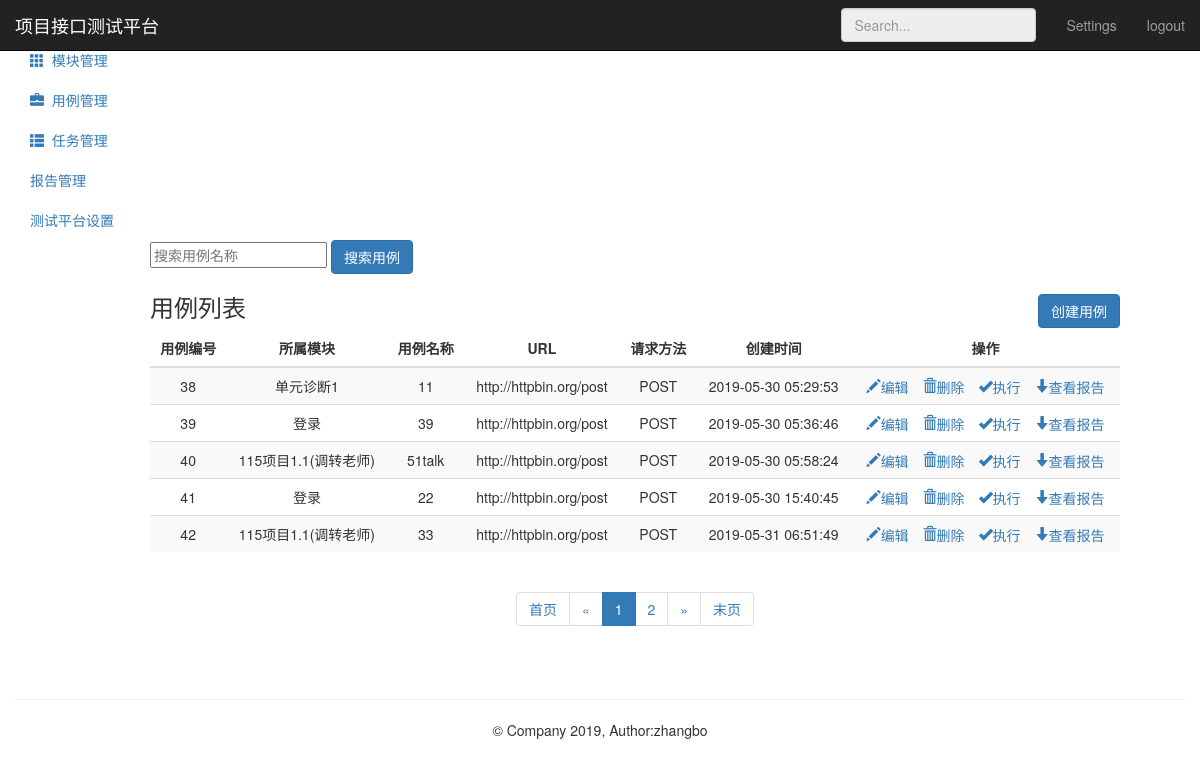
The app's page /testcase/ (signed in), older data.
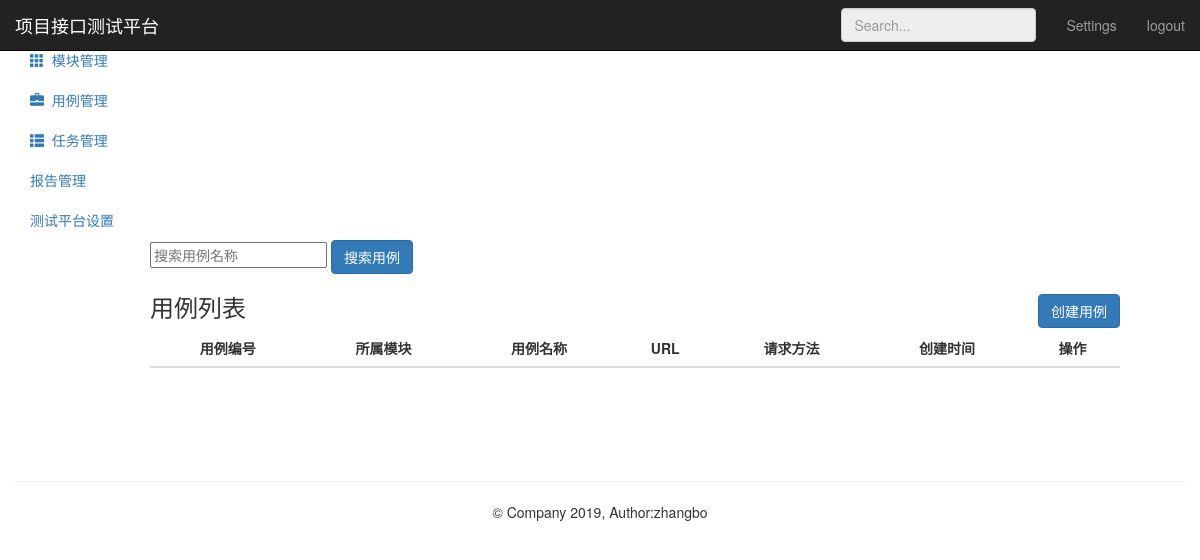
The same page, newer data.
### testcase_app/models.py (models this page shows, shortened)
class TestCase(models.Model):
      module = models.ForeignKey(Module,on_delete=models.CASCADE)
      name = models.CharField("名称",max_length=50,null=False)
      url = models.TextField("URL",null=False)
      method = models.IntegerField("请求方法",null=False)
      header = models.TextField("请求头",null=False)
      parameter_type = models.IntegerField("参数类型",null=False)
      parameter_body = models.TextField("参数内容",null=False)
      result = models.TextField("返回结果",null=False)
      assert_text = models.TextField("断言内容",null=False)
      assert_type = models.IntegerField("断言类型",null=False)
      create_time = models.DateTimeField(auto_now_add=True)

### module_app/models.py (models this page shows)
class Module(models.Model):
      project = models.ForeignKey(Project,on_delete=models.CASCADE)
      name = models.CharField("名称",max_length=50,null=False)
      describe = models.TextField("描述",default="",max_length=50)
      create_time = models.DateTimeField(auto_now_add=True)
      def __str__(self):
            return self.name

### testcase_app/views.py (the view)
# urls.py: path('',views.testcase_manage),
@login_required
def testcase_manage(request):
    case_list = TestCase.objects.all()
    paginator = Paginator(case_list,5)
    paginator_num_pages = paginator.num_pages
    print ("共分：",str(paginator_num_pages)+"页")
    paginator_num_pages_array_ = paginator.page_range
    print ("数组形式表示：",paginator_num_pages_array_)
    page1 = paginator.page(1)
    print ("第一页：",page1)
    page_num = page1.number
    print ("第一页：",page_num)
    page = request.GET.get('page','')
    print ("urlpage传参：",page)
    try:
        contacts = paginator.page(page)
        print ("contacts---------->1",contacts)
    except PageNotAnInteger:
        contacts = paginator.page(1)
        print ("contacts---------->2",contacts)
    except EmptyPage:
        contacts = paginator.page(paginator.num_pages)
        print ("contacts---------->3",contacts)
    return render(request,"case_list.html",{"cases":contacts,
                                            "page":page,
                                            "page_num":page_num,
                                            "paginator_num_pages":paginator_num_pages,
                                            "paginator_num_pages_array_":paginator_num_pages_array_})

### templates/case_list.html (shortened to what this page needs)
{% extends "base.html" %}
{% block base %}
<nav class="navbar navbar-inverse navbar-fixed-top" xmlns="http://www.w3.org/1999/html">
    <div class="container-fluid">
        <div class="navbar-header">
            <a class="navbar-brand" href="#">项目接口测试平台</a>
        </div>
        <div id="navbar" class="navbar-collapse collapse">
            <ul class="nav navbar-nav navbar-right">
                <li><a href="#">Settings</a></li>
                <li><a href="/logout/">logout</a></li>
            </ul>
            <form class="navbar-form navbar-right">
                <input type="text" class="form-control" placeholder="Search..."  disabled="disabled">
            </form>
        </div>
    </div>
</nav>
<div class="container-fluid">
    <div class="row">
        <div class="col-sm-3 col-md-2 sidebar" style="width:150px;">
            <ul class="nav nav-sidebar">
                <li>
                    <a href="/project/">
                    </a>
                </li>
                <li>
                    <a href="/module/">
                        <i class="glyphicon glyphicon-th"></i>&nbsp;&nbsp;模块管理
                    </a>
                </li>
            </ul>
            <ul class="nav nav-sidebar">
                <li class="active">
                   <a href="/testcase/">
                       <i class="glyphicon glyphicon-briefcase"></i>&nbsp;&nbsp;用例管理
                   </a>
                </li>
                <li>
                   <a href="/testtask/">
                       <i class="glyphicon glyphicon-th-list"></i>&nbsp;&nbsp;任务管理
                   </a>
                </li>
            </ul>
            <ul class="nav nav-sidebar">
                <li><a href="">报告管理</a></li>
                <li><a href="">测试平台设置</a></li>
            </ul>
        </div>
        <div style="margin-left: 135px;" class="col-sm-9 col-sm-offset-3 col-md-10 col-md-offset-2 main">
            <form class="module" method="get" name="module-page" action="search">
                <input  type="text" name="search_name" placeholder="搜索用例名称">
                <button class="btn btn-primary" type="submit" >搜索用例</button>
            </form>
            <h3 class="sub-header">用例列表
                <button class="btn btn-primary" name="submit" style="float:right;"
                        onclick="location.href='/testcase/add_case/'">创建用例</button>
            </h3>
            <div class="table-responsive op">
                <table class="table table-striped">
                    <thead>
                        <tr>
                            <th class="op">用例编号</th>
                            <th class="op">所属模块</th>
                            <th class="op">用例名称</th>
                            <th class="op">URL</th>
                            <th class="op">请求方法</th>
                            <th class="op">创建时间</th>
                            <th class="op">操作</th>
                        </tr>
                    </thead>
                    <tbody>
                        {% for case in cases %}
                        <tr>
                              <td>{{ case.id}}</td>
                              <td>{{ case.module}}</td>
                              <td>{{ case.name}}</td>
                              <td>{{ case.url}}</td>
                              {% if case.method == 1 %}
                                <td>GET</td>
                              {% elif case.method == 2 %}
                                <td>POST</td>
                              {% elif case.method == 3 %}
                                <td>PUT</td>
                              {% else %}
                                <td>DELETE</td>
                              {% endif %}
                              <td>{{ case.create_time | date:"Y-m-d H:i:s" }}</td>
                              <td>
                                  <a href="/testcase/edit_case/{{ case.id }}/">
                                      <i class="glyphicon glyphicon-pencil">编辑</i>
                                  </a>
                                  <a href="/testcase/delete_case/{{ case.id }}/" style="margin-left:10px;"
                                          onclick="return del()">
                                      <i class="glyphicon glyphicon-trash">删除</i>
                                  </a>
                                  <a href="#" style="margin-left:10px;">
                                      <i class="glyphicon glyphicon-ok">执行</i>
                                  </a>
                                  <a href="#" style="margin-left:10px;">
                                      <i class="glyphicon glyphicon-arrow-down">查看报告</i>
                                  </a>
                              </td>
                        </tr>
                        {% endfor %}
                    </tbody>
                </table>
            </div>
            <div style="text-align: center;">
               <nav aria-label="Page navigation">
                  <ul class="pagination">
                      {% if cases %}
                          {% if search_name %}
                              <li>
                                  <a href="?search_name={{ search_name }}&page={{ page_num }}" aria-label="Previous">
                                      <span aria-hidden="true">首页</span>
                                  </a>
                              </li>
                          {% else %}
                              <li>
                                  <a href="?page={{ page_num }}" aria-label="Previous">
                                      <span aria-hidden="true">首页</span>
                                  </a>
                              </li>
                          {% endif %}
                          {% if cases.has_previous %}
                              {% if search_name %}
                                  <li>
                                      <a href="?search_name={{ search_name }}&page={{ cases.previous_page_number}}" aria-label="Previous">
                                          <span aria-hidden="true">&laquo;</span>
                                      </a>
                                  </li>
                              {% else %}
                                  <li>
                                      <a href="?page={{ cases.previous_page_number}}" aria-label="Previous">
                                          <span aria-hidden="true">&laquo;</span>
                                      </a>
                                  </li>
                              {% endif %}
                          {% else %}
                              <li class="disabled">
                                      <a href="#" aria-label="Next">
                                          <span aria-hidden="true">&laquo;</span>
                                      </a>
                              </li>
                          {% endif%}
                          {% for p1 in paginator_num_pages_array_ %}
                              {% if cases.has_previous %}
                                  {% if search_name %}
                                      {% if p1 == cases.number %}
                                          <li class="active">
                                              <a href="?search_name={{ search_name }}&page={{ p1 }}">
                                                  {{ p1 }}
                                              </a>
                                          </li>
                                      {% else %}
                                          <li>
                                              <a href="?search_name={{ search_name }}&page={{ p1 }}">
                                                  {{ p1 }}
                                              </a>
                                          </li>
                                      {% endif %}
                                  {% else %}
                                      {% if p1 == cases.number %}
                                          <li class="active">
                                              <a href="?page={{ p1 }}">
                                                  {{ p1 }}
                                              </a>
                                          </li>
                                      {% else %}
                                          <li>
                                              <a href="?page={{ p1 }}">
                                                  {{ p1 }}
                                              </a>
                                          </li>
                                      {% endif %}
                                  {% endif %}
                              {% else %}
                                  {% if search_name %}
                                      {% if p1 == cases.number %}
                                          <li class="active">
                                              <a href="?search_name={{ search_name }}&page={{ p1 }}">
                                                  {{ p1 }}
                                              </a>
                                          </li>
                                      {% else %}
                                          <li>
                                              <a href="?search_name={{ search_name }}&page={{ p1 }}">
                                                  {{ p1 }}
                                              </a>
                                          </li>
                                      {% endif %}
                                  {% else %}
                                      {% if p1 == cases.number %}
                                          <li class="active">
                                              <a href="?page={{ p1 }}">
                                                  {{ p1 }}
                                              </a>
                                          </li>
                                      {% else %}
                                          <li>
                                              <a href="?page={{ p1 }}">
                                                  {{ p1 }}
                                              </a>
                                          </li>
                                      {% endif %}
                                  {% endif %}
                              {% endif %}
                          {% endfor %}
                          {% if cases.has_next %}
                              {% if search_name %}
                                  <li>
                                      <a href="?search_name={{ search_name }}&page={{ cases.next_page_number}}" aria-label="Previous">
                                          <span aria-hidden="true">&raquo;</span>
                                      </a>
                                  </li>
                              {% else %}
                                  <li>
                                      <a href="?page={{ cases.next_page_number}}" aria-label="Previous">
                                          <span aria-hidden="true">&raquo;</span>
                                      </a>
                                  </li>
                              {% endif %}
                          {% else %}
                              <li class="disabled">
                                      <a href="#" aria-label="Next">
                                          <span aria-hidden="true">&raquo;</span>
                                      </a>
                              </li>
                          {% endif%}
                          {% if search_name %}
                              <li>
                                  <a href="?search_name={{ search_name }}&page={{ paginator_num_pages }}" aria-label="Previous">
                                      <span aria-hidden="true">末页</span>
                                  </a>
                             </li>
                          {% else %}
                              <li>
                                  <a href="?page={{ paginator_num_pages }}" aria-label="Previous">
                                      <span aria-hidden="true">末页</span>
                                  </a>
                             </li>
                          {% endif %}
                      {% endif %}
                  </ul>
               </nav>
            </div>
        </div>
    </div>
</div>
{% endblock %}

### templates/base.html (shortened to what this page needs)
<!DOCTYPE html>
<html lang="en">
<head>
    {% load static %}
    <link href="https://cdn.bootcss.com/bootstrap/3.3.7/css/bootstrap.min.css" rel="stylesheet">
    <link href="https://v3.bootcss.com/examples/dashboard/dashboard.css" rel="stylesheet">
</head>
<body>
{% block base %}
{% endblock %}
    <div class="container theme-showcase" role="main" style="text-align: center;width: auto">
       <div class="page-header"></div>
       <footer class="footer">
         <p>&copy; Company 2019, Author:zhangbo</p>
       </footer>
    </div>
</body>
</html>

### templates/case_list.html (style rules this page uses)
.op { text-align: center; }

Row changes from the older to the newer data that the page shows:
removed TestCase: id "38", module "单元诊断1", name "11", url "http://httpbin.org/post", method "POST", create_time "2019-05-30 05:29:53"
removed TestCase: id "39", module "登录", name "39", url "http://httpbin.org/post", method "POST", create_time "2019-05-30 05:36:46"
removed TestCase: id "40", module "115项目1.1(调转老师)", name "51talk", url "http://httpbin.org/post", method "POST", create_time "2019-05-30 05:58:24"
removed TestCase: id "41", module "登录", name "22", url "http://httpbin.org/post", method "POST", create_time "2019-05-30 15:40:45"
removed TestCase: id "42", module "115项目1.1(调转老师)", name "33", url "http://httpbin.org/post", method "POST", create_time "2019-05-31 06:51:49"
Text that changed along with them:
text no longer shown: "首页 « » 末页"
list line gone: "1"
list line gone: "2"
